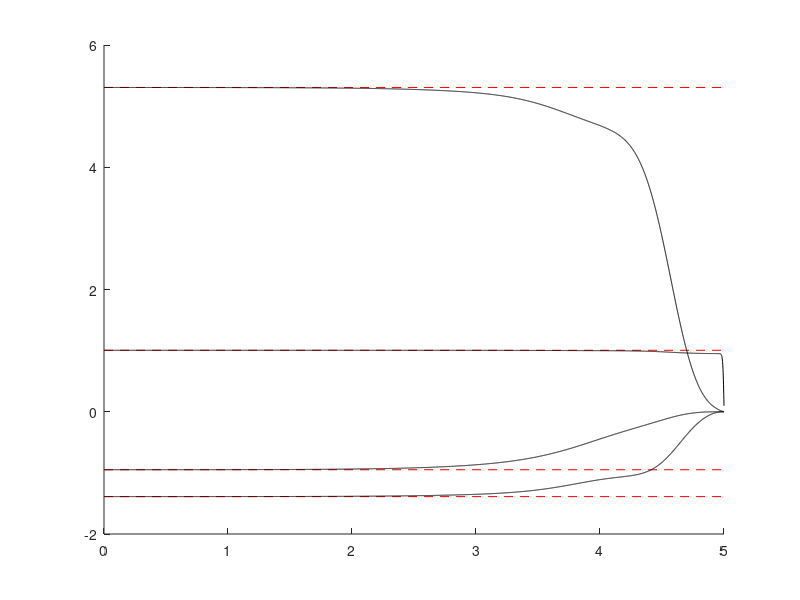

This chart was generated by the following MATLAB code:
%ae 483 hw 3 problem 5 part d 
% with previously found Ac Bc and Ad Bd for continuous and time descrete
% control, plot the K(i) against Kss. October 24, 2015

clc;clear all;clf

g = 9.81;
J2 = .01;

Ac = [0 1 0 0;
      0 0 -g 0;
      0 0 0 1;
      0 0 0 0];
  
 Bc = [0;
       0;
       0;
       1/J2];
 
 dt = .001;
 Ad = eye(4) + dt*Ac;
 Bd = Bc*dt;
 
 Qn = eye(4);
 Q = eye(4);
 R = 1;

K1=[];      %plotting steady state discrete value
K2=[];
K3=[];
K4=[];
[V,W,Z] = dare(Ac*dt+eye(4),Bc*dt,Qn,R);
K1 = Z(1);
K2 = Z(2);
K3 = Z(3);
K4 = Z(4);
t = 0:5;


n = 5000;
P{n+1} = Qn;


for i=n:-1:1
    P{i} = Q + Ad'*P{i+1}*Ad - Ad'*P{i+1}*Bd*inv(R+Bd'*P{i+1}*Bd)*Bd'*P{i+1}*Ad;
    K(i,:) = inv(R+Bd'*P{i+1}*Bd)*Bd'*P{i+1}*Ad;
end
time = 1:5000;
hold on
plot(t,K1*ones(6,1),'--r',t,K2*ones(6,1),'--r',t,K3*ones(6,1),'--r',t,K4*ones(6,1),'--r')
plot(time*dt,K(:,1),'-k',time*dt,K(:,2),'-k',time*dt,K(:,3),'-k',time*dt,K(:,4),'-k')












